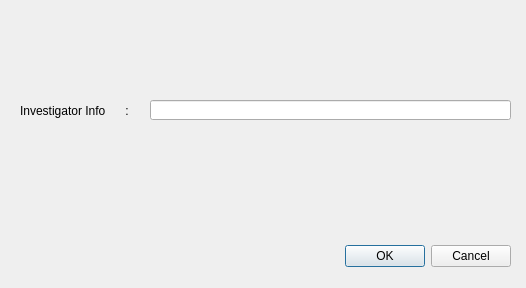
<?xml version="1.0" encoding="UTF-8"?>
<ui version="4.0">
 <class>Dialog</class>
 <widget class="QDialog" name="Dialog">
  <property name="geometry">
   <rect>
    <x>0</x>
    <y>0</y>
    <width>526</width>
    <height>288</height>
   </rect>
  </property>
  <property name="windowTitle">
   <string>Create New Case</string>
  </property>
  <widget class="QDialogButtonBox" name="button_box">
   <property name="geometry">
    <rect>
     <x>30</x>
     <y>240</y>
     <width>481</width>
     <height>32</height>
    </rect>
   </property>
   <property name="orientation">
    <enum>Qt::Horizontal</enum>
   </property>
   <property name="standardButtons">
    <set>QDialogButtonBox::Cancel|QDialogButtonBox::Ok</set>
   </property>
  </widget>
  <widget class="QLabel" name="label_2">
   <property name="geometry">
    <rect>
     <x>20</x>
     <y>90</y>
     <width>131</width>
     <height>41</height>
    </rect>
   </property>
   <property name="text">
    <string>Investigator Info      :</string>
   </property>
  </widget>
  <widget class="QLineEdit" name="case_name_input_2">
   <property name="geometry">
    <rect>
     <x>150</x>
     <y>100</y>
     <width>361</width>
     <height>20</height>
    </rect>
   </property>
  </widget>
 </widget>
 <resources/>
 <connections>
  <connection>
   <sender>button_box</sender>
   <signal>accepted()</signal>
   <receiver>Dialog</receiver>
   <slot>accept()</slot>
   <hints>
    <hint type="sourcelabel">
     <x>248</x>
     <y>254</y>
    </hint>
    <hint type="destinationlabel">
     <x>157</x>
     <y>274</y>
    </hint>
   </hints>
  </connection>
  <connection>
   <sender>button_box</sender>
   <signal>rejected()</signal>
   <receiver>Dialog</receiver>
   <slot>reject()</slot>
   <hints>
    <hint type="sourcelabel">
     <x>316</x>
     <y>260</y>
    </hint>
    <hint type="destinationlabel">
     <x>286</x>
     <y>274</y>
    </hint>
   </hints>
  </connection>
 </connections>
</ui>
